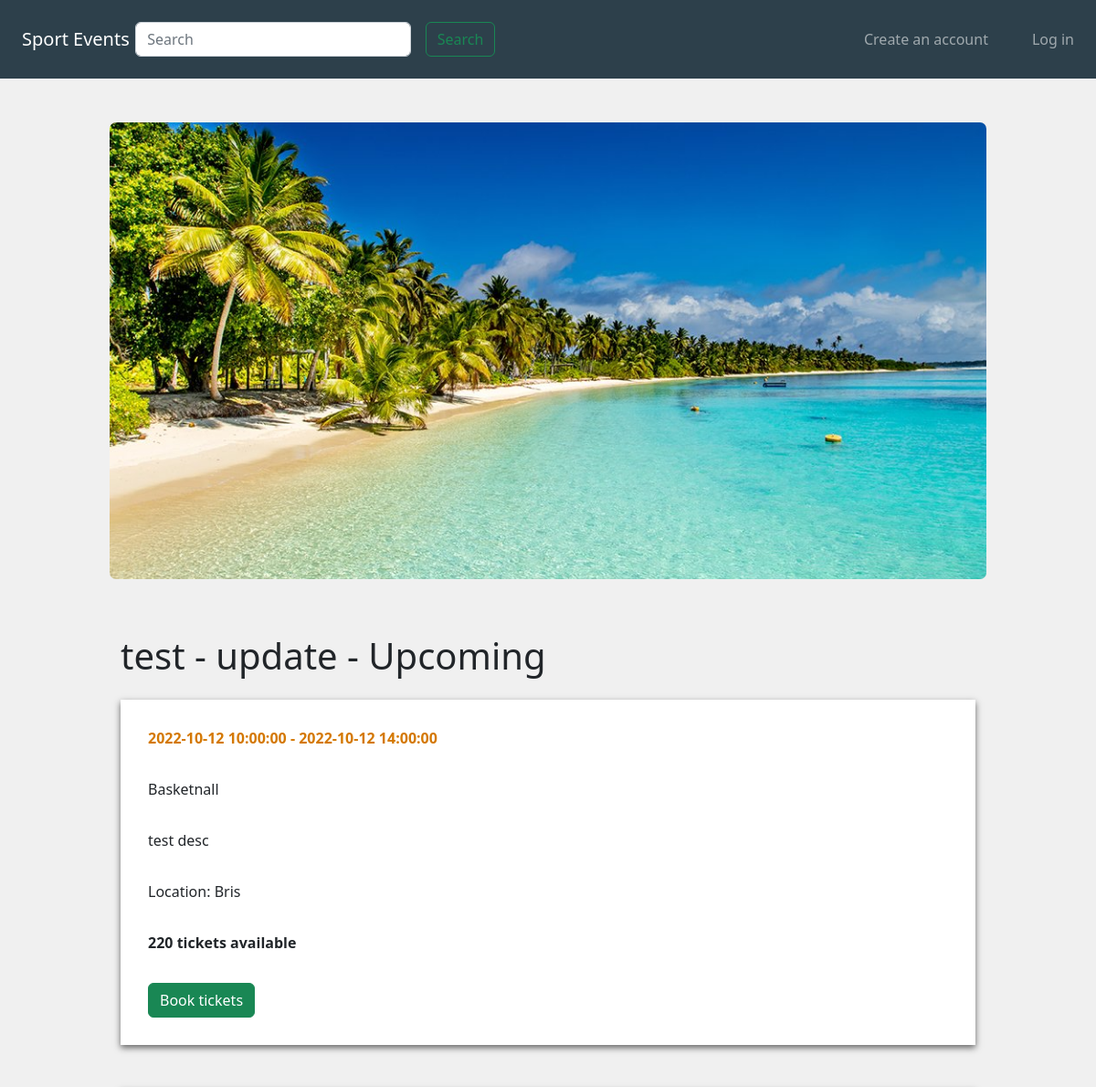
Before: /events/1 (upper part) with the older database file.
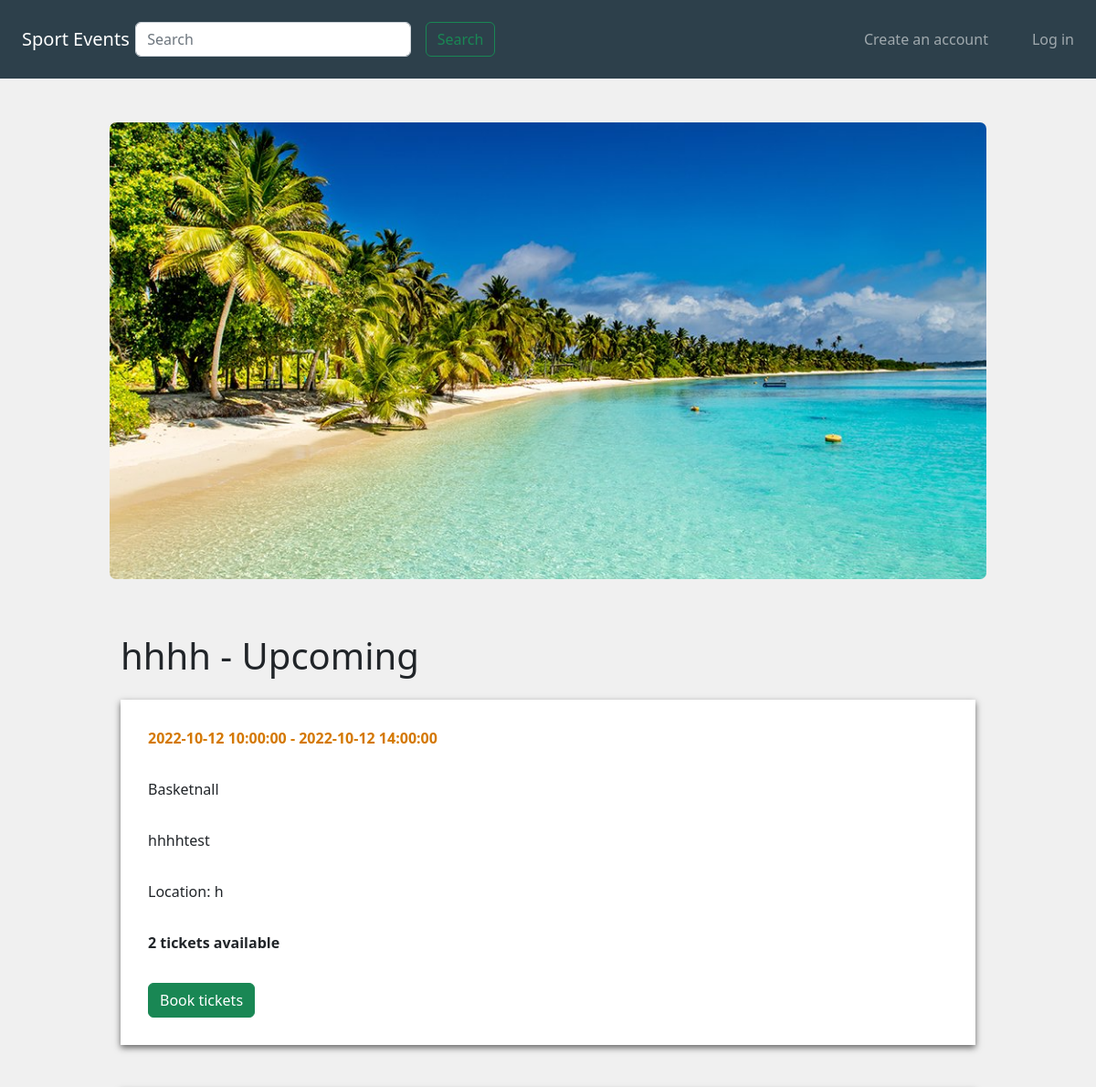
After: the same page with the newer database file.
### website/models.py (models this page shows, shortened)
class Events(db.Model):
    __tablename__ = 'events'
    EventId = db.Column(db.Integer, primary_key=True)
    EventName = db.Column(db.String(80))
    Location = db.Column(db.String(80))
    StartDate = db.Column(db.DateTime)
    EndDate = db.Column(db.DateTime)
    description = db.Column(db.String(500))
    Image = db.Column(db.String(400))
    Status_id = db.Column(db.Integer)
    Catergory_id = db.Column(db.Integer)
    MaxTickets = db.Column(db.Integer)
    UserId = db.Column(db.Integer)
    reviews = db.relationship('Reviews', backref='event')
    bookings = db.relationship('Bookings', backref='event')
    Catergory_id = db.Column(db.Integer, db.ForeignKey('catergories.CatergoryId'))
    Status_id = db.Column(db.Integer, db.ForeignKey('eventStatus.EventStatusId'))
    UserId = db.Column(db.Integer, db.ForeignKey('users.UserId'))

### website/events.py (the view)
@bp.route('/<id>')
def show(id):
    event = Events.query.filter_by(EventId=id).first()
    cform = ReviewForm()
    return render_template('/event.html', event=event, form=cform)

### website/forms.py
class ReviewForm(FlaskForm):
  title = StringField('Review Title', [InputRequired()]) # Must enter title
  rating = StringField('Rating out of 5', [InputRequired()]) # Must enter rating
  comment = TextAreaField('Review comment', validators=[InputRequired()]) # Must enter review comment
  submit = SubmitField('Create')

### website/models.py (called while the page is built)
    def __repr__(self): #print
        return "{}".format(self.Status)

    def __repr__(self):
        return "{}".format(self.CatergoryName)

### website/templates/event.html (shortened to what this page needs)
{% extends 'base.html' %}
{% block head %}
    <link href="https://cdn.jsdelivr.net/npm/bootstrap@5.2.0/dist/css/bootstrap.min.css" rel="stylesheet">
    <link rel="stylesheet" href="https://cdnjs.cloudflare.com/ajax/libs/font-awesome/4.7.0/css/font-awesome.min.css">
    <link rel="stylesheet" href="../static/css/style.css">
    <link rel="stylesheet" href="../static/css/event.css">
{% endblock %}
{% block content %}
    <div class="p-4" id="navbarSpacer"></div>
    <div id="eventImg">
        <img src="../static/img/beach.jpg" id="eventImg2">
    </div>
    <div class="container-fluid" id="mainBox">
        <div id="imgSpacer"></div>
        <h1>{{event.EventName}} - {{event.Status}}</h1>
        <div class="p-2"></div>
        <div class="container-fluid eventInfo">
            <p class="eventDateTime">{{event.StartDate}} - {{event.EndDate}}</p>
            <div class="p-2"></div>
            <p>{{event.CatergoryName}}</p>
            <div class="p-2"></div>
            <p>{{event.description}}</p>
            <div class="p-2"></div>
            <p>Location: {{event.Location}}</p>
            <div class="p-2"></div>
            <p class="eventTickets">{{event.MaxTickets}} tickets available</p>
            <div class="p-2"></div>
            <button type="button" class="btn btn-success" data-toggle="modal" data-target="#ticketModal">
                Book tickets
            </button>
        </div>
        <div class="p-4"></div>
    </div>
{% endblock %}

Changed rows visible on the page:
changed Events: EventName "test - update" → "hhhh"; description "test desc" → "hhhhtest"; Location "Bris" → "h"; MaxTickets "220" → "2"
